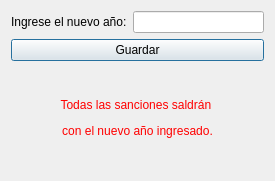
<?xml version="1.0" encoding="UTF-8"?>
<ui version="4.0">
 <class>Dialog</class>
 <widget class="QDialog" name="Dialog">
  <property name="geometry">
   <rect>
    <x>0</x>
    <y>0</y>
    <width>275</width>
    <height>181</height>
   </rect>
  </property>
  <property name="windowTitle">
   <string>Modificar Año</string>
  </property>
  <layout class="QGridLayout" name="gridLayout">
   <item row="0" column="0">
    <widget class="QLabel" name="label">
     <property name="styleSheet">
      <string notr="true">font: 11pt &quot;MS Shell Dlg 2&quot;;</string>
     </property>
     <property name="text">
      <string>Ingrese el nuevo año:</string>
     </property>
    </widget>
   </item>
   <item row="0" column="1">
    <widget class="QLineEdit" name="lineEdit"/>
   </item>
   <item row="1" column="0" colspan="2">
    <widget class="QPushButton" name="pushButton">
     <property name="styleSheet">
      <string notr="true">font: 11pt &quot;MS Shell Dlg 2&quot;;</string>
     </property>
     <property name="text">
      <string>Guardar</string>
     </property>
    </widget>
   </item>
   <item row="2" column="0" colspan="2">
    <widget class="QLabel" name="label_2">
     <property name="styleSheet">
      <string notr="true">color: rgb(255, 0, 0);
font: 14pt &quot;MS Shell Dlg 2&quot;;</string>
     </property>
     <property name="text">
      <string>&lt;html&gt;&lt;head/&gt;&lt;body&gt;&lt;p align=&quot;center&quot;&gt;Todas las sanciones saldrán &lt;/p&gt;&lt;p align=&quot;center&quot;&gt;con el nuevo año ingresado.&lt;/p&gt;&lt;/body&gt;&lt;/html&gt;</string>
     </property>
    </widget>
   </item>
  </layout>
 </widget>
 <resources/>
 <connections/>
</ui>
